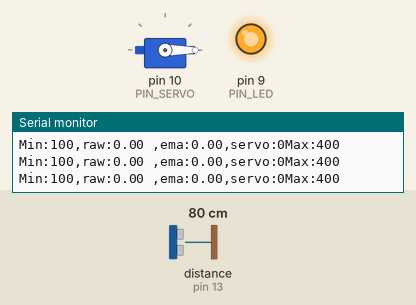
Recording of a sketch running on a simulated Arduino Uno, built with avr-gcc and run on an emulated ATmega328P. Parts: servo, output pins drawn as LEDs (lit = HIGH), the last lines printed to the serial monitor. Wiring (inferred from the names in the program): ultrasonic range finder: trigger pin 12; echo pin 13. The inputs (shaded band) are chosen by the test bench; at power-on: distance to the obstacle (sensor on pin 13) 80 cm. The echo pulse lasts 58.3 µs per cm; pins used as bus, display or sensor lines are not drawn.

Above: at 1.2 s.
1.3 s: distance to the obstacle (sensor on pin 13) set to 42 cm
2.8 s: distance to the obstacle (sensor on pin 13) set to 37 cm
At 3.4 s:
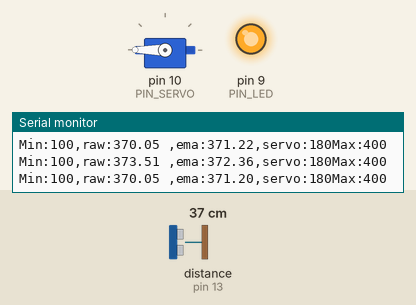
4.3 s: distance to the obstacle (sensor on pin 13) set to 35 cm
At 4.6 s:
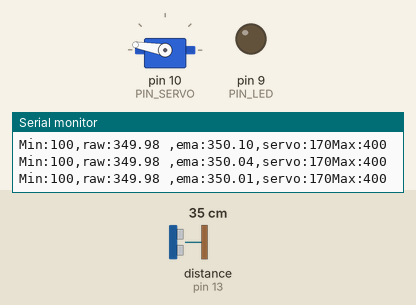
5.8 s: distance to the obstacle (sensor on pin 13) set to 18 cm
At 6.9 s:
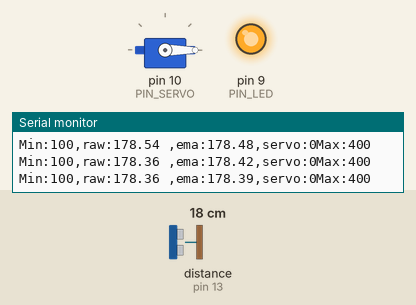
7.3 s: distance to the obstacle (sensor on pin 13) set to 35 cm
At 7.56 s:
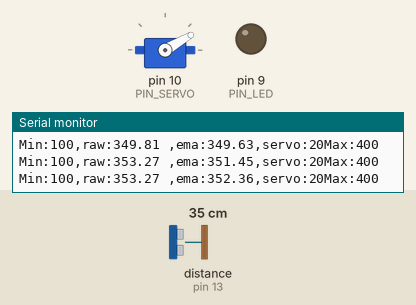
Timing chart, 0 to 11.3 s (numbered marks = the images above; inputs shaded):
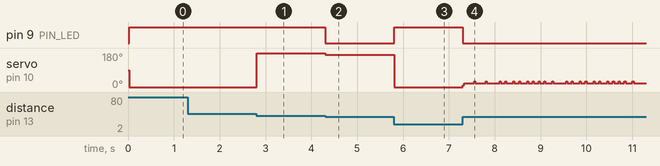

The sketch:

11P07.ino
```cpp
#include <Servo.h>

// Arduino pin assignment
#define PIN_LED 9
#define PIN_SERVO 10
#define PIN_TRIG 12
#define PIN_ECHO 13

// configurable parameters
#define SND_VEL 346.0 // sound velocity at 24 celsius degree (unit: m/s)
#define INTERVAL 25 // sampling interval (unit: ms)
#define _DIST_MIN 100 // minimum distance to be measured (unit: mm)
#define _DIST_MAX 400 // maximum distance to be measured (unit: mm)
#define _DIST_TEMP 0.5


// global variables
float timeout; // unit: us
float dist_min, dist_max, dist_raw, dist_prev, dist_ema, TEMP; // unit: mm
unsigned long last_sampling_time; // unit: ms
int last_raw;
int i;
float scale; // used for pulse duration to distance conversion
Servo myservo;

void setup() {
// initialize GPIO pins
    pinMode(PIN_LED,OUTPUT);
    pinMode(PIN_TRIG,OUTPUT);
    digitalWrite(PIN_TRIG, LOW);
    pinMode(PIN_ECHO,INPUT);

    myservo.attach(PIN_SERVO);
    myservo.write(90);

// initialize USS related variables
    dist_min = _DIST_MIN;
    dist_max = _DIST_MAX;
    timeout = (INTERVAL / 2) * 1000.0; // precalculate pulseIn() timeout value. (unit: us)

    dist_raw = dist_prev = 0.0; // raw distance output from USS (unit: mm)
    last_raw = 0.0;
    i = 10;
    scale = 0.001 * 0.5 * SND_VEL;

// initialize serial port
    Serial.begin(57600);
// initialize last sampling time
    last_sampling_time = 0;
}


void loop() {
// wait until next sampling time.
// millis() returns the number of milliseconds since the program started. Will overflow after 50 days.
if  (millis() < last_sampling_time + INTERVAL) return;

// get a distance reading from the USS
    dist_raw = USS_measure(PIN_TRIG,PIN_ECHO);
    dist_ema = _DIST_TEMP * dist_raw +((1 - _DIST_TEMP) * dist_ema);

// output the read value to the serial port
    Serial.print("Min:100,raw:");
    Serial.print(dist_raw);
    Serial.print(" ,ema:");
    Serial.print(dist_ema);
    Serial.print(",servo:");
    Serial.print(myservo.read());
    Serial.println("Max:400");


// adjust servo position according to the USS read value

    if(dist_raw < 180.0){
        analogWrite(PIN_LED, 255);
        myservo.write(0);
        i = 10;
    }

    else if(dist_raw > 180.0 && dist_raw < 360.0){
        analogWrite(PIN_LED, 0);
        if(int(dist_raw/10) > last_raw){
            myservo.write(i);
            i += 10;
        }

        else if(int(dist_raw/10) == last_raw){
            myservo.write(i);
        }

        else if(last_raw > int(dist_raw/10)){
            i -= 10;
            myservo.write(i);
        }

    }

    else if(dist_raw > 360.0){
        analogWrite(PIN_LED, 255);
        myservo.write(180);
        i = 180;
    }


    last_raw = int(dist_raw/10);
    // update last sampling time
    last_sampling_time += INTERVAL;
}


// get a distance reading from USS. return value is in millimeter.
float USS_measure(int TRIG, int ECHO)
{

    float reading;
    digitalWrite(TRIG, HIGH);
    delayMicroseconds(10);
    digitalWrite(TRIG, LOW);

    reading = pulseIn(ECHO, HIGH, timeout) * scale; // unit: mm
    if(reading < dist_min || reading > dist_max) reading = 0.0; // return 0 when out of range.

    if(reading == 0.0) reading = dist_prev;

    else dist_prev = reading;


    return reading;

}
```

Measured:
- the behaviour switches between 40 and 39 cm on distance to the obstacle (sensor on pin 13) (found by bisection; images 0 and 1)
- after the input at 2.8 s, servo on pin 10 (PIN_SERVO): 0° → 180° at once
- after the input at 4.3 s, pin 9 (PIN_LED): HIGH → LOW at once; servo on pin 10 (PIN_SERVO): 180° → 170° at once
- after the input at 5.8 s, pin 9 (PIN_LED): LOW → HIGH at once; servo on pin 10 (PIN_SERVO): 170° → 0° at once
- after the input at 7.3 s, pin 9 (PIN_LED): HIGH → LOW at once
